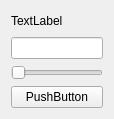
<?xml version="1.0" encoding="UTF-8"?>
<ui version="4.0">
 <class>Form</class>
 <widget class="QWidget" name="Form">
  <property name="geometry">
   <rect>
    <x>0</x>
    <y>0</y>
    <width>114</width>
    <height>119</height>
   </rect>
  </property>
  <property name="windowTitle">
   <string>Form</string>
  </property>
  <layout class="QHBoxLayout" name="horizontalLayout_2">
   <item>
    <layout class="QVBoxLayout" name="verticalLayout">
     <item>
      <layout class="QHBoxLayout" name="horizontalLayout">
       <item>
        <layout class="QVBoxLayout" name="verticalLayout_2">
         <item>
          <widget class="QLabel" name="label">
           <property name="text">
            <string>TextLabel</string>
           </property>
          </widget>
         </item>
         <item>
          <widget class="QLineEdit" name="lineEdit"/>
         </item>
         <item>
          <widget class="QSlider" name="horizontalSlider">
           <property name="orientation">
            <enum>Qt::Horizontal</enum>
           </property>
          </widget>
         </item>
        </layout>
       </item>
      </layout>
     </item>
     <item>
      <widget class="QPushButton" name="pushButton">
       <property name="text">
        <string>PushButton</string>
       </property>
      </widget>
     </item>
    </layout>
   </item>
  </layout>
 </widget>
 <resources/>
 <connections/>
</ui>
